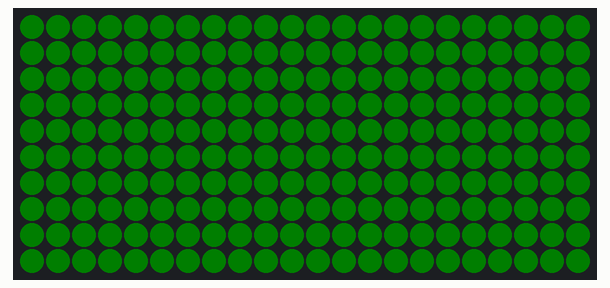
A sketch run on a simulated Arduino Uno, built with avr-gcc and run on an emulated ATmega328P. Shown: 22×10 RGB LED matrix (first LED top left, wired row by row). Dim RGB values are drawn brighter than linear; what the sketch prints to the serial monitor is not drawn.

Above: at 0.1 s.

The sketch:

MatrixDriver.ino
```cpp
/* --------------------------------------------------------------
   MatrixDriver – Arduino GPIO‑only driver (with extra commands)
   Enhanced version with additional features and error handling
   -------------------------------------------------------------- */

#include "Arduino.h"
#include <Arduino.h>
#include <FastLED.h>
#include <avr/pgmspace.h>

#define LED_PIN     6          // <‑‑ change here if you need another pin
#define ROWS        10
#define COLS        22
#define NUM_LEDS    (ROWS * COLS)
#define DEFAULT_BRIGHTNESS  32
#define LED_TYPE    WS2812B
#define COLOR_ORDER GRB

// Protocol version for compatibility checking
#define PROTOCOL_VERSION 1

CRGB leds[NUM_LEDS];
bool matrixReady = false;
uint32_t frameCount = 0;
uint32_t bytesReceived = 0;

// ----------  Layout (serpentine – edit if you have a different wiring)
static uint16_t XY(uint8_t x, uint8_t y) {
  return (y * COLS) + ((y & 1) ? (COLS - 1 - x) : x);
}

// ----------  Serial protocol ----------
enum Cmd : uint8_t {
  CMD_FRAME     = 0xFF,   // full frame  (R,G,B …)
  CMD_PIXEL     = 0x01,   // single pixel (x,y,R,G,B)
  CMD_BRIGHT    = 0x02,   // set global brightness (0‑255)
  CMD_CLEAR     = 0x03,   // clear matrix to black
  CMD_FILL      = 0x04,   // fill matrix with color (R,G,B)
  CMD_STATUS    = 0x05,   // request status info
  CMD_TEST      = 0x06,   // run test pattern
  CMD_VERSION   = 0x07    // request version info
};

uint32_t lastRecv = 0;               // watchdog – clears after a while

// Status reporting
void sendStatus() {
  Serial.print("STATUS:");
  Serial.print(" LEDs="); Serial.print(NUM_LEDS);
  Serial.print(" Rows="); Serial.print(ROWS);
  Serial.print(" Cols="); Serial.print(COLS);
  Serial.print(" Brightness="); Serial.print(FastLED.getBrightness());
  Serial.print(" Frames="); Serial.print(frameCount);
  Serial.print(" Bytes="); Serial.print(bytesReceived);
  Serial.print(" Uptime="); Serial.print(millis());
  Serial.println();
}

// Test pattern
void runTestPattern() {
  // Rainbow test across all LEDs
  for (uint16_t i = 0; i < NUM_LEDS; i++) {
    leds[i] = CHSV((i * 256 / NUM_LEDS), 255, 255);
  }
  FastLED.show();
  Serial.println("TEST: Rainbow pattern displayed");
}

void receiveSerial() {
  static enum { WAIT_CMD, WAIT_FRAME, WAIT_PIXEL, WAIT_BRIGHT } state = WAIT_CMD;
  static uint16_t framePos = 0;      // bytes already stored for a frame

  while (Serial.available()) {
    uint8_t b = Serial.read();

    switch (state) {
      case WAIT_CMD:
        if (b == CMD_FRAME) { framePos = 0; state = WAIT_FRAME; }
        else if (b == CMD_PIXEL) { state = WAIT_PIXEL; }
        else if (b == CMD_BRIGHT) { state = WAIT_BRIGHT; }
        break;

      case WAIT_FRAME:          // fill the whole LED buffer
        {
          uint16_t idx = framePos / 3;
          uint8_t chan = framePos % 3;
          if (idx < NUM_LEDS) {
            if (chan == 0) leds[idx].r = b;
            else if (chan == 1) leds[idx].g = b;
            else leds[idx].b = b;
          }
          ++framePos;
          if (framePos >= NUM_LEDS * 3) {
            FastLED.show();
            state = WAIT_CMD;
          }
        }
        break;

      case WAIT_PIXEL:          // expect exactly 5 more bytes: x y r g b
        {
          static uint8_t pixBuf[5];
          static uint8_t pixIdx = 0;
          pixBuf[pixIdx++] = b;
          if (pixIdx == 5) {
            uint8_t x = pixBuf[0];
            uint8_t y = pixBuf[1];
            if (x < COLS && y < ROWS) {
              uint16_t i = XY(x, y);
              leds[i] = CRGB(pixBuf[2], pixBuf[3], pixBuf[4]);
              FastLED.show();               // immediate update of that pixel
            }
            pixIdx = 0;
            state = WAIT_CMD;
          }
        }
        break;

      case WAIT_BRIGHT:         // one byte = new brightness
        FastLED.setBrightness(b);
        FastLED.show();         // optional – forces an update
        state = WAIT_CMD;
        break;
    }
    lastRecv = millis();
  }

  // Optional watchdog: clear after 5 s of silence (helps after a disconnect)
  if (millis() - lastRecv > 5000) {
    fill_solid(leds, NUM_LEDS, CRGB::Black);
    FastLED.show();
    lastRecv = millis();   // only once
  }
}

// --------------------------------------------------------------
void setup() {
  FastLED.addLeds<LED_TYPE, LED_PIN, COLOR_ORDER>(leds, NUM_LEDS);
  FastLED.setBrightness(DEFAULT_BRIGHTNESS);
  FastLED.clear();
  FastLED.show();

  Serial.begin(115200);
  while (!Serial) ;          // wait for USB‑CDC enumeration

  // Startup sequence
  Serial.println("MatrixDriver v1.0 Ready");
  Serial.print("Matrix: "); Serial.print(COLS); Serial.print("x"); Serial.print(ROWS);
  Serial.print(" ("); Serial.print(NUM_LEDS); Serial.println(" LEDs)");
  Serial.println("Commands: FRAME(0xFF), PIXEL(0x01), BRIGHT(0x02), CLEAR(0x03), FILL(0x04), STATUS(0x05), TEST(0x06), VERSION(0x07)");

  // Brief startup indication
  fill_solid(leds, NUM_LEDS, CRGB(0, 32, 0)); // Dim green
  FastLED.show();
  delay(500);
  FastLED.clear();
  FastLED.show();

  matrixReady = true;
  lastRecv = millis();
}

void loop() {
  receiveSerial();           // non‑blocking – runs forever
}
```
